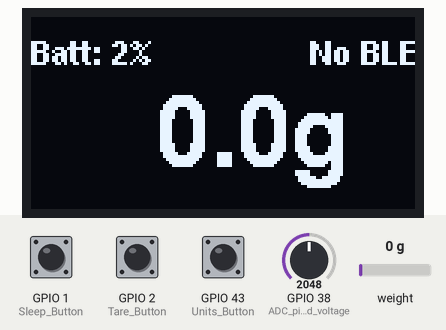
Simulated run of this sketch. Board: ESP32. Shown: 128×64 one-colour display. Inputs (shaded band) come from the test bench; at power-on: GPIO 43 (Units_Button) HIGH, GPIO 38 (ADC_pin_to_read_voltage) = 2048, GPIO 1 (Sleep_Button) HIGH, GPIO 2 (Tare_Button) HIGH, weight on the scale 0 g. Nothing arrives over Bluetooth unless stated; a phone connects over Bluetooth LE 3 s after start; what the sketch prints to the serial monitor is not drawn. At 10.8 s the program puts the board to deep sleep or switches it off; the recording ends there.

Above: at 3.6 s.
3.7 s: GPIO 43 (Units_Button) pulled LOW for 0.15 s
At 4.7 s:
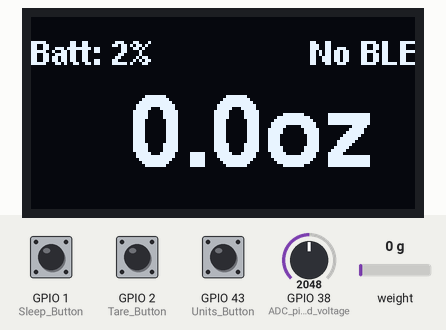
6.8 s: GPIO 38 (ADC_pin_to_read_voltage) set to 1706
At 7.9 s:
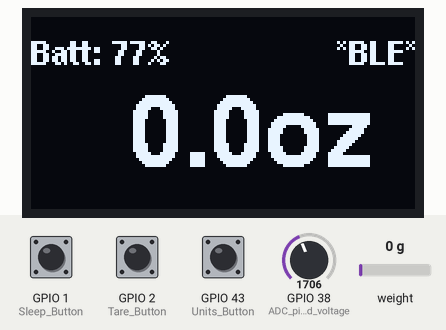
8.3 s: GPIO 38 (ADC_pin_to_read_voltage) set to 1616
At 9.5 s:
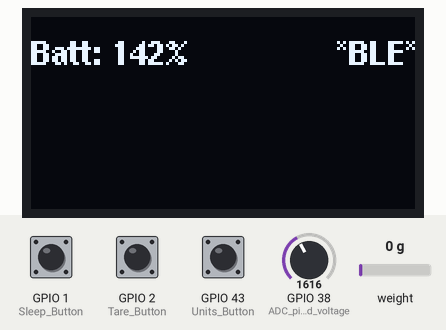
9.8 s: GPIO 1 (Sleep_Button) pulled LOW for 0.15 s
At 10.2 s:
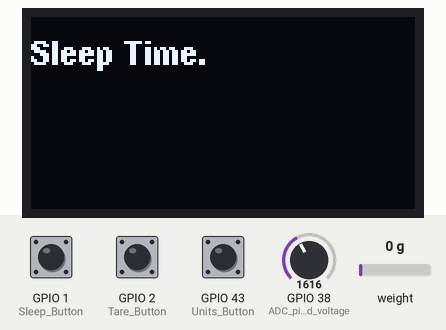
Timing chart, 0 to 10.8 s (numbered marks = the images above; inputs shaded):
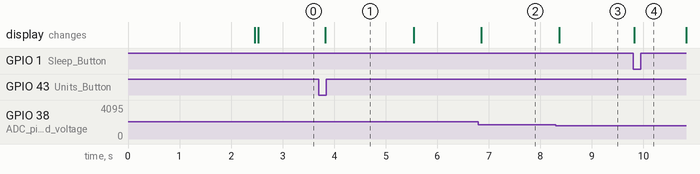

Measured:
- the behaviour switches between 1672 and 1671 on GPIO 38 (ADC_pin_to_read_voltage) (found by bisection; images 2 and 3)
- after the input at 3.7 s, the display: changes after 0.13 s (image 1)
- after the input at 6.8 s, the display: changes after 0.06 s (image 2)
- after the input at 8.3 s, the display: changes after 0.07 s (image 3)
- after the input at 9.8 s, the display: changes at once (image 4)

The sketch:

Logging_Scale.ino
```cpp
#include <Arduino.h>
#include <U8g2lib.h>
#include <Wire.h>
#include <HX711_ADC.h>
#include <EEPROM.h>
#include <ArduinoBLE.h>

// U8g2 Contructor and display variables
U8G2_SH1106_128X64_NONAME_1_HW_I2C u8g2(U8G2_R2, /* reset=*/U8X8_PIN_NONE);
#define LCDWidth u8g2.getDisplayWidth()
#define ALIGN_CENTER(t) ((LCDWidth - (u8g2.getUTF8Width(t))) / 2)
#define ALIGN_RIGHT(t) (LCDWidth - u8g2.getUTF8Width(t))

//pins for HX711:
const int HX711_dout = 10;  //mcu > HX711 dout pin
const int HX711_sck = 8;    //mcu > HX711 sck pin

//HX711 constructor:
HX711_ADC LoadCell(HX711_dout, HX711_sck);

// Var for calibration and t for timer
const int calVal_eepromAdress = 0;
unsigned long t = 0;

//Buttons
#define Sleep_Button D0
#define Tare_Button D1
#define Units_Button D6

//Debounce settings for Units Button
int unitState = 0;
int unitButtonState = 0;
int lastUnitButtonState = 0;
unsigned long lastUnitDebounceTime = 0;
const int debounce = 50;

// UUIDs for scale service, and mass, buttons, and logging characteristics
BLEService scaleService("1eb9bb89-186e-4d2a-a204-346da73c061c");
BLEFloatCharacteristic massChar("5977b71a-a58c-40d2-85a4-34071043d9ca",  // this reads to the main display in app
                                BLERead | BLENotify);                    //remote clients can get notifications if this characteristic changes
BLEIntCharacteristic buttonChar("a8f2d9f3-c93a-4479-8208-7287262eacf6",  // this captures buttons pressed on the app
                                BLERead | BLEWrite | BLENotify);
BLEFloatCharacteristic loggingChar("9fdd73d8-77e8-4099-816f-a1619834c3f2",  // this sends timed data over for the data logging
                                   BLERead | BLENotify);                    //remote clients can get notifications if this characteristic changes
//Create variable to send to App for mass
float bleMass = 0.00;  // starting BLE mass value
bool logState = 0;
unsigned long lastLogTime = 0;  //var to capture log time
const int logInterval = 250;    //how long in milliseconds between log updates

void setup(void) {
  Serial.begin(57600);
  u8g2.begin();
  LoadCell.begin();

  //Buttons - Sleep Button has external pullup resistor
  pinMode(Tare_Button, INPUT_PULLUP);
  pinMode(Units_Button, INPUT_PULLUP);

  Serial.println();
  Serial.println("Starting...");

  //Load Cell Startup Sequence
  //LoadCell.setReverseOutput();  //uncomment to turn a negative output value to positive
  float calibrationValue;      // calibration value (see example file "Calibration.ino")
  calibrationValue = 2262.26;  // uncomment this if you want to set the calibration value in the sketch
#if defined(ESP8266) || defined(ESP32)
  //EEPROM.begin(512); // uncomment this if you use ESP8266/ESP32 and want to fetch the calibration value from eeprom
#endif
  //EEPROM.get(calVal_eepromAdress, calibrationValue); // uncomment this if you want to fetch the calibration value from eeprom

  unsigned long stabilizingtime = 2000;  // preciscion right after power-up can be improved by adding a few seconds of stabilizing time
  boolean _tare = true;                  //set this to false if you don't want tare to be performed in the next step
  LoadCell.start(stabilizingtime, _tare);
  if (LoadCell.getTareTimeoutFlag()) {
    Serial.println("Timeout, check MCU>HX711 wiring and pin designations");
    u8g2.firstPage();
    do {
      u8g2.setFont(u8g2_font_helvB08_tf);
      u8g2.drawStr(0, 20, "Timeout, check MCU>HX711 wiring and pin designations");
    } while (u8g2.nextPage());
    while (1)
      ;
  } else {
    LoadCell.setCalFactor(calibrationValue);  // set calibration value (float)
    Serial.println("Startup is complete");
    do {
      u8g2.setFont(u8g2_font_helvB08_tf);
      u8g2.drawStr(0, 20, "Load Cell Ok");
    } while (u8g2.nextPage());
  }
  //End of Loadcell Startup Sequence

  //Battery Monitoring pin - middle of voltage divider
  pinMode(A2, INPUT);  //ADC pin to read voltage

  // begin BLE initialization
  if (!BLE.begin()) {
    Serial.println("BLE failed to start!");
    do {
      u8g2.setFont(u8g2_font_helvB08_tf);
      u8g2.drawStr(0, 20, "BLE failed to start!");
    } while (u8g2.nextPage());
    while (1)
      ;
  }

  // Set BLE device name
  BLE.setLocalName("Xiao_Scale");
  BLE.setAdvertisedService(scaleService);       // add the service UUID
  scaleService.addCharacteristic(massChar);     // add the mass characteristic
  scaleService.addCharacteristic(buttonChar);   // add the buttons characteristic
  scaleService.addCharacteristic(loggingChar);  // add the logging characteristic
  BLE.addService(scaleService);                 // Add the service
  massChar.writeValue(bleMass);                 // set initial value for  mass

  /* Start advertising Bluetooth® Low Energy.  It will start continuously transmitting Bluetooth® Low Energy
     advertising packets and will be visible to remote Bluetooth® Low Energy central devices
     until it receives a new connection */

  // start advertising
  BLE.advertise();
  Serial.println("Bluetooth® device active, waiting for connections...");
  do {
    u8g2.setFont(u8g2_font_helvB08_tf);
    u8g2.drawStr(0, 20, "Bluetooth® device active, waiting for connections...");
  } while (u8g2.nextPage());
}

void loop(void) {
  // wait for a Bluetooth® Low Energy central
  BLEDevice central = BLE.central();

  static boolean newDataReady = 0;     //Var for HX711 data check
  const int serialPrintInterval = 15;  // increase value to slow down serial print/BLE activity
  // check for new data/start next conversion:
  if (LoadCell.update()) newDataReady = true;

  //Scale Read
  float newMass = 0;
  if (newDataReady) {
    if (millis() > t + serialPrintInterval) {
      float i = LoadCell.getData();
      newMass = i;

      // Serial.print("Load_cell output val: ");
      //  Serial.println(i);
      newDataReady = 0;
      t = millis();
      char weightChar[10];
      if (unitState == 0) {                  //if unitState = 0 then grams, otherwise ounzes
        dtostrf(newMass, 5, 1, weightChar);  //Convert Float to one decimal place
        strcat(weightChar, "g");
      } else {
        dtostrf(newMass / 28.3495, 5, 1, weightChar);  //Convert Float to one decimal place
        strcat(weightChar, "oz");
      }
      u8g2.firstPage();
      do {
        u8g2.setFont(u8g2_font_helvB08_tf);
        char buffer[10];
        sprintf(buffer, "Batt: %i%%", battLevel());
        u8g2.drawStr(0, 16, buffer);
        if (central.connected()) {
          u8g2.drawStr(ALIGN_RIGHT("*BLE*"), 16, "*BLE*");
          if (newMass != bleMass) {
            bleMass = newMass;
            massChar.writeValue(bleMass);
          }
        } else {
          u8g2.drawStr(ALIGN_RIGHT("No BLE"), 16, "No BLE");
        }
        u8g2.setFont(u8g2_font_helvB24_tf);
        u8g2.drawStr(ALIGN_CENTER(weightChar), 50, weightChar);
      } while (u8g2.nextPage());
    }
  }

  if (digitalRead(Tare_Button) == LOW) {  // Check if Tare Button Pressed
    tare();
  }

  int readUnits = digitalRead(Units_Button);
  if (readUnits != lastUnitButtonState) {
    lastUnitDebounceTime = millis();
  }
  if (millis() - lastUnitDebounceTime > debounce) {
    if (readUnits != unitButtonState) {
      unitButtonState = readUnits;
      if (readUnits == LOW) {
        unitState = !unitState;
        Serial.println("Units ");
        Serial.print(unitState);
      }
    }
  }
  lastUnitButtonState = readUnits;

  if (digitalRead(Sleep_Button) == LOW) {  // Deep Sleep Routine
    Serial.println("Sleep Time.");
    u8g2.firstPage();
    do {
      u8g2.setFont(u8g2_font_helvB08_tf);
      u8g2.drawStr(0, 16, "Sleep Time.");
    } while (u8g2.nextPage());
    esp_deep_sleep_enable_gpio_wakeup(1ULL << 2, ESP_GPIO_WAKEUP_GPIO_LOW);
    delay(1000);
    u8g2.setPowerSave(1);
    esp_deep_sleep_start();
  }

  // receive command from BT app, send '2' to initiate tare operation.
  if (buttonChar.written()) {
    int32_t k = 0;
    buttonChar.readValue(k);
    Serial.print("Received Button val: ");
    Serial.println(k);
    if (k == 2) {  // tare button pressed in app
      tare();      //tare the scale
    }
    if (k == 1) {            // start/stop loggin in app
      logState = !logState;  // flip logging state
    }
  }

  //Logging routine
  if (logState = 1) {                             // if logging is on
    if (millis() - lastLogTime >= logInterval) {  // if logInteval time has passed
      loggingChar.writeValue(bleMass);            // send new mass to logger
      lastLogTime = millis();                     // update timer for logging
    }
  }
}

int battLevel() {
  uint32_t Vbatt = 0;
  for (int i = 0; i < 16; i++) {
    Vbatt = Vbatt + analogReadMilliVolts(A2);
  }
  float Vbattf = 2 * Vbatt / 16 / 1000.0;
  int battLevel = round(-181.24 * pow(Vbattf, 3) + 2026.3 * pow(Vbattf, 2) - 7405.2 * Vbattf + 8885.8);
  //Serial.print(Vbattf, 1);
  //Serial.println(battLevel);
  return (battLevel);
}

void tare() {
  LoadCell.tareNoDelay();
  Serial.println("Tare");
  if (LoadCell.getTareStatus() == true) {
    Serial.println("Tare complete");
  }
}
```
